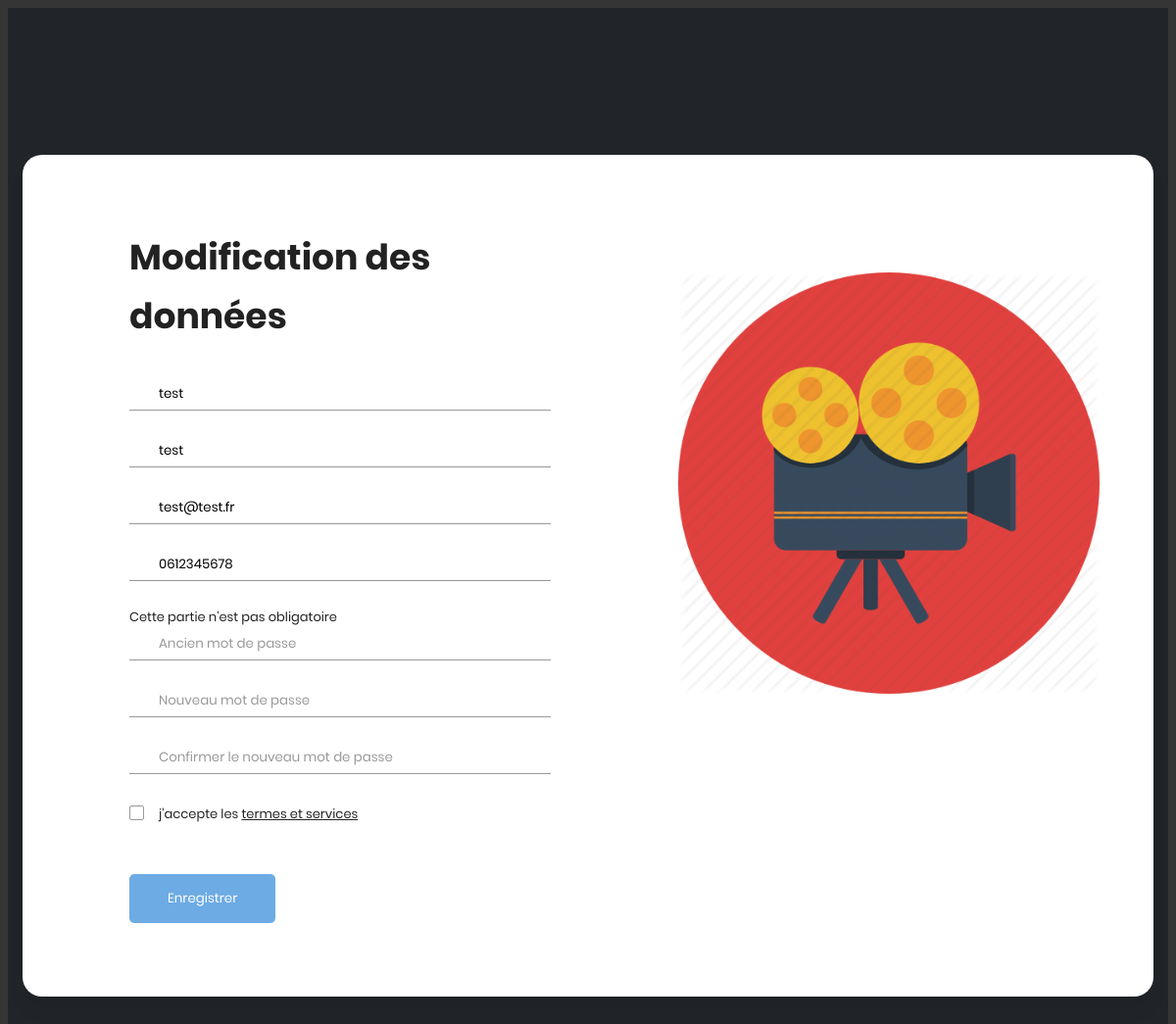
The app's page /View/modification_client.php (signed in) with its own data.
### tables this page shows
CREATE TABLE IF NOT EXISTS `compte` (
  `id` int(11) NOT NULL AUTO_INCREMENT,
  `nom` varchar(50) NOT NULL,
  `prenom` varchar(50) NOT NULL,
  `mail` varchar(50) NOT NULL,
  `tel` varchar(20) NOT NULL,
  `mdp` varchar(50) NOT NULL,
  `role` varchar(10) NOT NULL,
  PRIMARY KEY (`id`),
  KEY `nom` (`nom`) USING BTREE,
  KEY `tel` (`tel`)
);

### View/modification_client.php (the view, shortened to what this page needs)
<!DOCTYPE html>
<html lang="en">
<?php
try{
  $bdd= new PDO('mysql:host=localhost;dbname=cine; charset=utf8','root','');
}
catch (Exception $e){
  die('Erreur:'.$e->getMessage());
}
$req = $bdd->prepare('SELECT id FROM compte WHERE nom=? AND prenom=?');
$req->execute(array($_SESSION['nom'], $_SESSION['prenom']));
$id= $req->fetch();
$rec = $bdd->prepare('SELECT * FROM compte WHERE id=?');
$rec->execute(array($id[0]));
$donnees= $rec->fetch();
 ?>
<head>
    <link rel="stylesheet" href="../Inscription/fonts/material-icon/css/material-design-iconic-font.min.css">
    <link rel="stylesheet" href="../Inscription/css/style.css">
    <link rel="stylesheet" href="../Inscription/scss/common.scss">
    <link rel="stylesheet" href="../Inscription/css/style2.css">
</head>
<body>
    <div class="main">
        <section class="signup">
            <div class="container">
                <div class="signup-content">
                    <div class="signup-form">
                        <h2 class="form-title">Modification des données</h2>
                        <form method="POST" action="../Traitement/modification_client.php" class="register-form" id="register-form">
                          <div class="form-group">
                              <label for="name"><i class="zmdi zmdi-account material-icons-name"></i></label>
                              <input type="text" name="nom" id="name" placeholder="Votre nom" <?php echo 'value='.'"'.$donnees["nom"].'"'.''?>/>
                          </div>
                          <div class="form-group">
                              <label for="name"><i class="zmdi zmdi-account material-icons-name"></i></label>
                              <input type="text" name="prenom" id="surname" placeholder="Votre prénom" <?php echo 'value='.'"'.$donnees["prenom"].'"'.''?>/>
                          </div>
                            <div class="form-group">
                                <label for="email"><i class="zmdi zmdi-email"></i></label>
                                <input type="email" name="email" id="email" placeholder="Votre email" <?php echo 'value='.'"'.$donnees["mail"].'"'.''?>/>
                            </div>
                            <div class="form-group">
                                <label for="re-pass"><i class="zmdi zmdi-lock-outline"></i></label>
                                <input type="tel" name="telephone" id="re_pass" placeholder="Numero de telephone" maxlength="10" minlength="10" <?php echo 'value='.'"'.$donnees["tel"].'"'.''?>/>
                            </div>
                            <label for="agree-term" class="label-agree-term"><span><span></span></span>Cette partie n'est pas obligatoire</a></label>
                            <div class="form-group">
                                <label for="pass"><i class="zmdi zmdi-lock"></i></label>
                                <input type="password" name="ancien_mdp" id="pass" placeholder="Ancien mot de passe"/>
                            </div>
                            <div class="form-group">
                                <label for="pass"><i class="zmdi zmdi-lock"></i></label>
                                <input type="password" name="mdp" id="pass" placeholder="Nouveau mot de passe"/>
                            </div>
                            <div class="form-group">
                                <label for="pass"><i class="zmdi zmdi-lock"></i></label>
                                <input type="password" name="confirm" id="pass" placeholder="Confirmer le nouveau mot de passe"/>
                            </div>
                            <div class="form-group">
                                <label for="agree-term" class="label-agree-term"><span><span></span></span>j'accepte les <a href="#" class="term-service">termes et services</a></label>
                            </div>
                            <div class="form-group form-button">
                                <input type="submit" name="signup" id="signup" class="form-submit" value="Enregistrer"/>
                            </div>
                        </form>
                    </div>
                    <div class="signup-image">
                        <figure><img src="../Inscription/images/Cinema.png" alt="sing up image"></figure>
                    </div>
                </div>
            </div>
        </section>
    </div>
</body>
</html>

### inscription/css/style.css (style rules this page uses)
display-flex, .display-flex, .display-flex-center, .signup-content, .signin-content, .social-login, .socials { display: flex; display: -webkit-flex; }
input, select, textarea { outline: none; appearance: unset !important; -moz-appearance: unset !important; -webkit-appearance: unset !important; -o-appearance: unset !important; -ms-appearance: unset !important; }
img { max-width: 100%; height: auto; }
figure { margin: 0; }
h2 { line-height: 1.66; margin: 0; padding: 0; font-weight: bold; color: #222; font-family: Poppins; font-size: 36px; }
.container { width: 900px; background: #fff; margin: 0 auto; box-shadow: 0px 15px 16.83px 0.17px rgba(0, 0, 0, 0.05); -moz-box-shadow: 0px 15px 16.83px 0.17px rgba(0, 0, 0, 0.05); -webkit-box-shadow: 0px 15px 16.83px 0.17px rgba(0, 0, 0, 0.05); -o-box-shadow: 0px 15px 16.83px 0.17px rgba(0, 0, 0, 0.05); -ms-box-shadow: 0px 15px 16.83px 0.17px rgba(0, 0, 0, 0.05); border-radius: 20px; -moz-border-radius: 20px; -webkit-border-radius: 20px; -o-border-radius: 20px; -ms-border-radius: 20px; }
.signup { margin-bottom: 150px; }
.signup-content { padding: 75px 0; }
.signup-form, .signup-image, .signin-form, .signin-image { width: 50%; overflow: hidden; }
.signup-image { margin: 0 55px; }
.form-title { margin-bottom: 33px; }
.signup-image { margin-top: 45px; }
figure { margin-bottom: 50px; text-align: center; }
.form-submit { display: inline-block; background: #6dabe4; color: #fff; border-bottom: none; width: auto; padding: 15px 39px; border-radius: 5px; -moz-border-radius: 5px; -webkit-border-radius: 5px; -o-border-radius: 5px; -ms-border-radius: 5px; margin-top: 25px; cursor: pointer; }
.term-service { font-size: 13px; color: #222; }
.signup-form { margin-left: 75px; margin-right: 75px; padding-left: 34px; }
.register-form { width: 100%; }
.form-group { position: relative; margin-bottom: 25px; overflow: hidden; }
.form-group:last-child { margin-bottom: 0px; }
input { width: 100%; display: block; border: none; border-bottom: 1px solid #999; padding: 6px 30px; font-family: Poppins; box-sizing: border-box; }
input[type=checkbox]:not(old) + label { display: inline-block; line-height: 1.5em; margin-top: 6px; }
input[type=checkbox]:not(old) + label > span { display: inline-block; width: 13px; height: 13px; margin-right: 15px; margin-bottom: 3px; border: 1px solid #999; border-radius: 2px; -moz-border-radius: 2px; -webkit-border-radius: 2px; -o-border-radius: 2px; -ms-border-radius: 2px; background: white; background-image: -moz-linear-gradient(white, white); background-image: -ms-linear-gradient(white, white); background-image: -o-linear-gradient(white, white); background-image: -webkit-linear-gradient(white, white); background-image: linear-gradient(white, white); vertical-align: bottom; }
label { position: absolute; left: 0; top: 50%; transform: translateY(-50%); -moz-transform: translateY(-50%); -webkit-transform: translateY(-50%); -o-transform: translateY(-50%); -ms-transform: translateY(-50%); color: #222; }
.label-agree-term { position: relative; top: 0%; transform: translateY(0); -moz-transform: translateY(0); -webkit-transform: translateY(0); -o-transform: translateY(0); -ms-transform: translateY(0); }
.material-icons-name { font-size: 18px; }
@media screen and (max-width: 1200px) { .container { width: calc( 100% - 30px); max-width: 100%; } }
@media screen and (min-width: 1024px) { .container { max-width: 1200px; } }

### inscription/css/style2.css (style rules this page uses)
.main { background: #212529; padding: 150px 0; }
body { font-size: 13px; line-height: 1.8; color: #222; background: #353535; font-weight: 400; font-family: Poppins; }

### records on screen
compte: nom "test", prenom "test", email "test@test.fr", telephone "0612345678"
